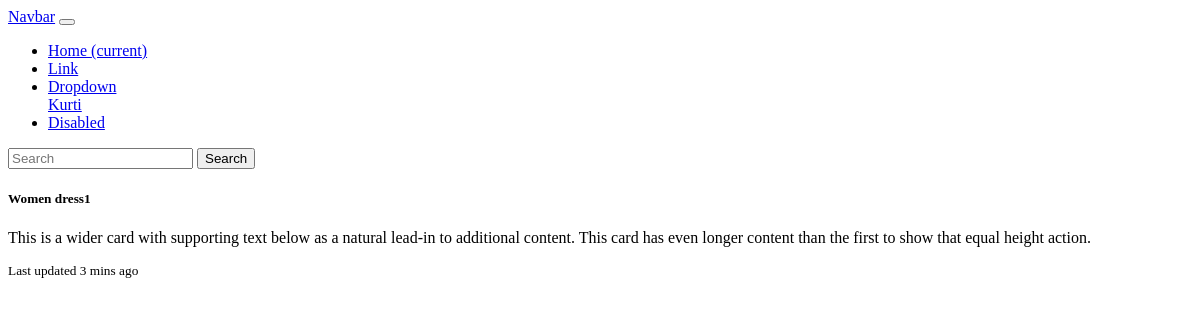
/, run on an earlier commit of the app's database.
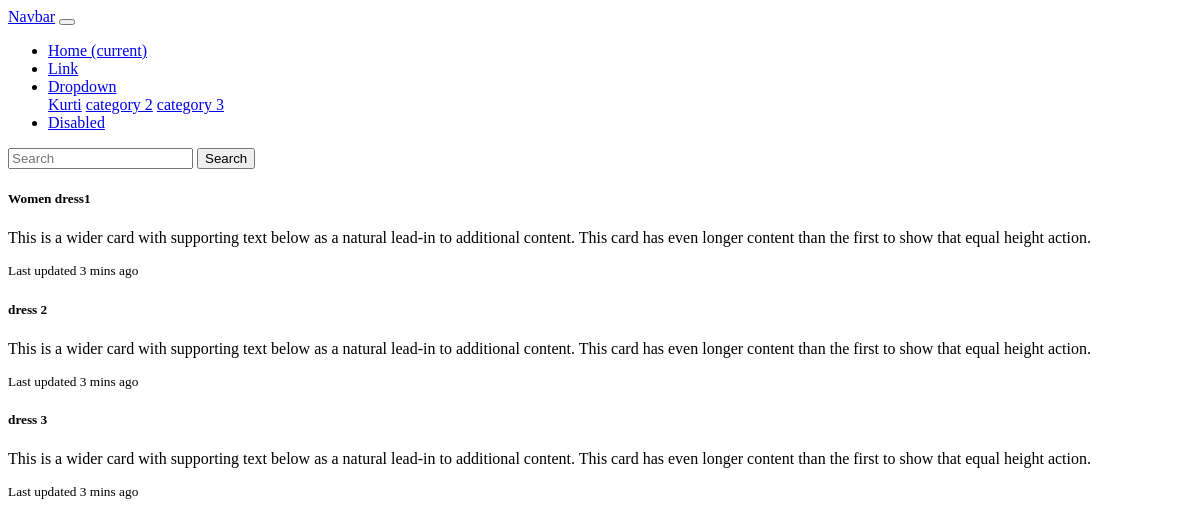
And on a later commit of the database.
### home/models.py (models this page shows, shortened)
class Category(models.Model):
  class Meta:
    verbose_name_plural = "Categories"
  name = models.CharField(max_length=30)
  code = models.IntegerField(unique=True)

class Dress(models.Model):
  class Meta:
    verbose_name_plural = "Dresses"
  category = models.ForeignKey(Category, models.CASCADE)
  name = models.CharField(max_length=40)
  Extra_Small = "XS"
  Small = "S"
  Medium = "M"
  Large = "L"
  Extra_Large = "XL"
  Extra_Extra_Large = "XXL"
  choices = {
    Extra_Small:"Extra Small",
    Small:"Small",
    Medium:"Medium",
    Large:"Large",
    Extra_Large:"Extra Large",
    Extra_Extra_Large:"Extra Extra Large",
  }
  size = models.CharField(choices=choices, default=Medium)
  price = models.IntegerField()
  composition = models.CharField(max_length=30)
  stock = models.IntegerField(null=True)
  inStock = models.BooleanField()
  code = models.IntegerField(unique=True)
  description = models.TextField()
  default_image = models.ImageField(unique=True,upload_to="images/default",blank=True)

### home/views.py (the view)
# urls.py: path('', views.index, name='index'),
def index(request):
  cat = Category.objects.all()
  dresses = Dress.objects.all()
  print(request.headers)
  context = {'category': cat,
             'dresses': dresses}
  return render(request, 'home/index.html', context)

### home/templates/home/index.html
{% extends 'home/base.html' %}
{% block content %}
<div class="card-group">
  {% for dress in dresses %}
  <div class="card">
    <div class="card-body">
      <h5 class="card-title">{{ dress.name }}</h5>
      <p class="card-text">This is a wider card with supporting text below as a natural lead-in to additional content. This card has even longer content than the first to show that equal height action.</p>
      <p class="card-text"><small class="text-muted">Last updated 3 mins ago</small></p>
    </div>
  </div>
  {% endfor %}
</div>
{% endblock content %}

### home/templates/home/base.html (shortened to what this page needs)
  {% load static %}
  <nav class="navbar navbar-expand-lg navbar-light bg-light">
    <a class="navbar-brand" href="#">Navbar</a>
    <button class="navbar-toggler" type="button" data-toggle="collapse" data-target="#navbarSupportedContent" aria-controls="navbarSupportedContent" aria-expanded="false" aria-label="Toggle navigation">
    </button>
    <div class="collapse navbar-collapse" id="navbarSupportedContent">
      <ul class="navbar-nav mr-auto">
        <li class="nav-item active">
          <a class="nav-link" href="{% url 'home:index' %}">Home <span class="sr-only">(current)</span></a>
        </li>
        <li class="nav-item">
          <a class="nav-link" href="#">Link</a>
        </li>
        <li class="nav-item dropdown">
          <a class="nav-link dropdown-toggle" href="#" id="navbarDropdown" role="button" data-toggle="dropdown" aria-haspopup="true" aria-expanded="false">
            Dropdown
          </a>
          <div class="dropdown-menu" aria-labelledby="navbarDropdown">
            {% for cat in category%}
              <a class="dropdown-item" href="{% url 'home:category' cat.id%}">{{cat.name}}</a>
            {% endfor %}
          </div>
        </li>
        <li class="nav-item">
          <a class="nav-link disabled" href="#">Disabled</a>
        </li>
      </ul>
      <form class="form-inline my-2 my-lg-0" action="{% url 'home:index' %}" method="POST">
        <input class="form-control mr-sm-2" type="search" placeholder="Search" aria-label="Search">
        <button class="btn btn-outline-success my-2 my-sm-0" type="submit">Search</button>
      </form>
    </div>
  </nav>
  {% block content %}
  {% endblock content %}

What changed in the data, as far as the page shows it:
added Category: name "category 2"
added Category: name "category 3"
added Dress: name "dress 2"
added Dress: name "dress 3"
